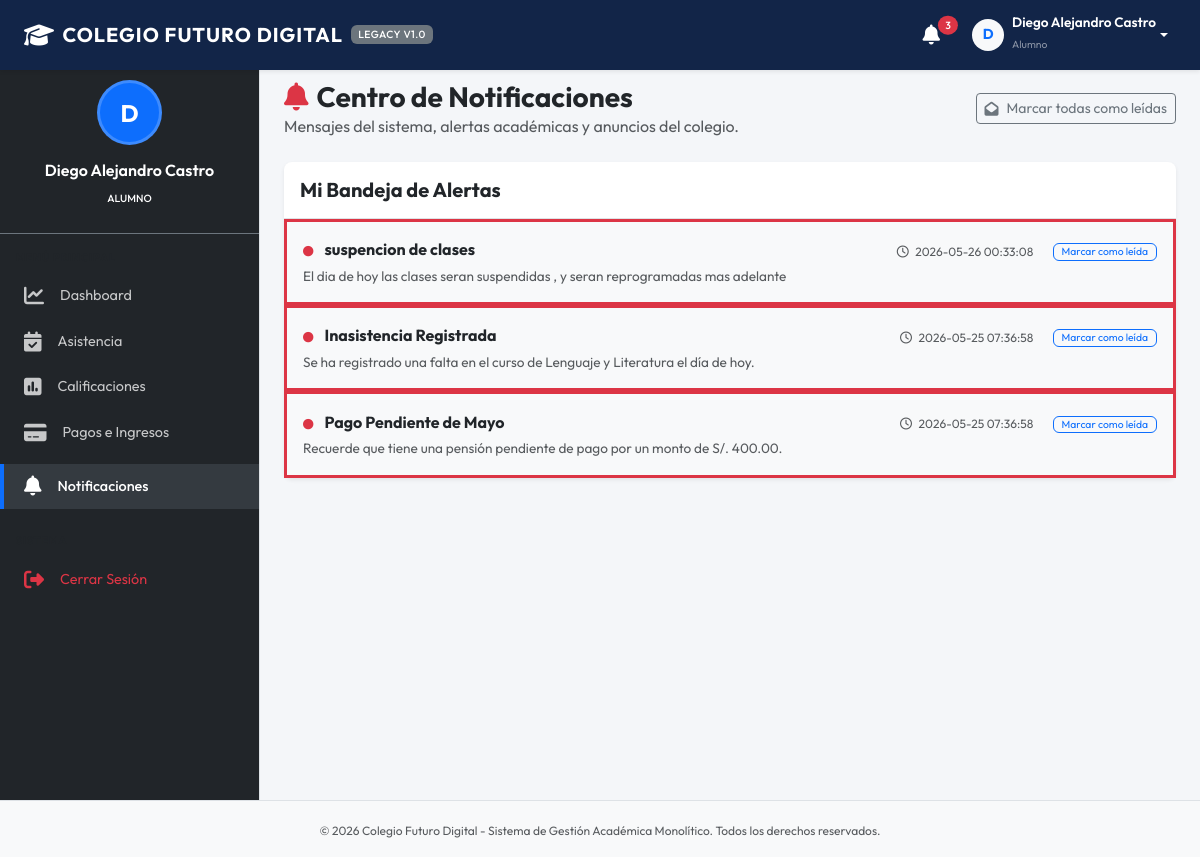
Before: /modules/notificaciones.php (signed in) with the older database file.
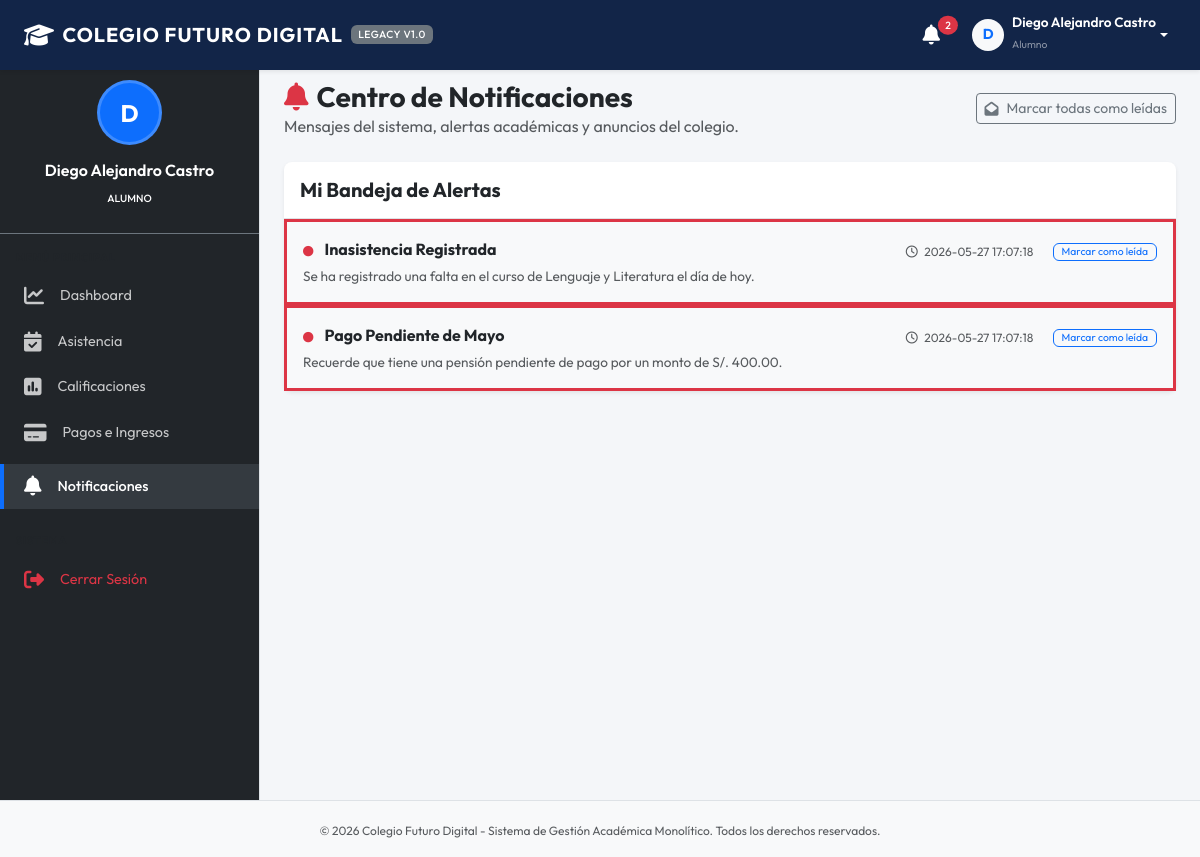
After: the same page with the newer database file.
### tables this page shows
CREATE TABLE notificaciones (
            id INTEGER PRIMARY KEY AUTOINCREMENT,
            usuario_id INTEGER NOT NULL,
            titulo TEXT NOT NULL,
            mensaje TEXT NOT NULL,
            fecha TEXT NOT NULL,
            leido INTEGER DEFAULT 0 CHECK(leido IN (0, 1)),
            FOREIGN KEY (usuario_id) REFERENCES usuarios(id) ON DELETE CASCADE
        );

### modules/notificaciones.php (the view, shortened to what the changed rows need)
<?php
require_once __DIR__ . '/../config/db.php';
$userId = $_SESSION['usuario_id'];
$action = $_GET['action'] ?? 'list';
require_once __DIR__ . '/../includes/header.php';
require_once __DIR__ . '/../includes/sidebar.php';
?>
<div class="d-flex justify-content-between align-items-center mb-4">
    <div>
        <h1 class="h3 mb-0 text-dark fw-bold"><i class="fa-solid fa-bell me-2 text-danger"></i>Centro de Notificaciones</h1>
    </div>
</div>
<?php if ($action === 'list'): ?>
    <?php
    try {
        $stmt = $pdo->prepare("SELECT * FROM notificaciones WHERE usuario_id = ? ORDER BY fecha DESC");
        $stmt->execute([$userId]);
        $notificaciones = $stmt->fetchAll();
    } catch (PDOException $e) {
        echo "<div class='alert alert-danger'>Error al cargar bandeja: " . $e->getMessage() . "</div>";
        $notificaciones = [];
    }
    ?>
    <div class="card bg-white shadow-sm border-0">
        <div class="card-body p-0">
            <?php if (empty($notificaciones)): ?>
                <div class="p-5 text-center text-muted">
                    <i class="fa-regular fa-bell-slash d-block fs-1 mb-3 text-secondary"></i>
                    <p class="mb-0">No se registran notificaciones o alertas en este momento.</p>
                </div>
            <?php else: ?>
                <div class="list-group list-group-flush">
                    <?php foreach ($notificaciones as $n): ?>
                        <div class="list-group-item p-3 <?php echo !$n['leido'] ? 'bg-light border-start border-danger border-3' : ''; ?>">
                            <div class="d-flex w-100 justify-content-between align-items-center mb-1">
                                <h6 class="mb-0 fw-bold text-dark <?php echo !$n['leido'] ? 'text-primary' : ''; ?>">
                                    <?php if (!$n['leido']): ?>
                                        <i class="fa-solid fa-circle text-danger me-2 fs-9"></i>
                                    <?php endif; ?>
                                    <?php echo htmlspecialchars($n['titulo']); ?>
                                </h6>
                                <div class="text-end">
                                    <small class="text-muted fs-8"><i class="fa-regular fa-clock me-1"></i> <?php echo htmlspecialchars($n['fecha']); ?></small>
                                    <?php if (!$n['leido']): ?>
                                        <a href="notificaciones.php?action=mark_read&id=<?php echo $n['id']; ?>" class="btn btn-xs btn-outline-primary ms-3 fs-9 py-0 px-2" title="Marcar como leída">Marcar como leída</a>
                                    <?php endif; ?>
                                </div>
                            </div>
                            <p class="mb-0 text-muted fs-7 mt-1"><?php echo htmlspecialchars($n['mensaje']); ?></p>
                        </div>
                    <?php endforeach; ?>
                </div>
            <?php endif; ?>
        </div>
    </div>
<?php endif; ?>
<?php
require_once __DIR__ . '/../includes/footer.php';
?>

### includes/header.php (shortened to what the changed rows need)
<?php
$is_module = (strpos($_SERVER['SCRIPT_NAME'], '/modules/') !== false);
$base_path = $is_module ? '../' : './';
require_once __DIR__ . '/../config/db.php';
$notif_count = 0;
try {
    $stmtNotif = $pdo->prepare("SELECT COUNT(*) FROM notificaciones WHERE usuario_id = ? AND leido = 0");
    $stmtNotif->execute([$_SESSION['usuario_id']]);
    $notif_count = $stmtNotif->fetchColumn();
} catch (PDOException $e) {
}
?>
<!DOCTYPE html>
<html lang="es">
<head>
    <link href="https://cdn.jsdelivr.net/npm/bootstrap@5.3.0/dist/css/bootstrap.min.css" rel="stylesheet">
    <link href="https://cdnjs.cloudflare.com/ajax/libs/font-awesome/6.4.0/css/all.min.css" rel="stylesheet">
    <link href="<?php echo $base_path; ?>assets/css/style.css" rel="stylesheet">
</head>
<body>
    <nav class="navbar navbar-expand-lg navbar-dark bg-primary-dark fixed-top shadow-sm">
        <div class="container-fluid px-4">
            <div class="collapse navbar-collapse" id="navbarContent">
                <ul class="navbar-nav ms-auto align-items-center">
                    <li class="nav-item me-3 position-relative">
                        <a class="nav-link text-white d-flex align-items-center" href="<?php echo $base_path; ?>modules/notificaciones.php" title="Notificaciones del sistema">
                            <i class="fa-solid fa-bell fs-5"></i>
                            <?php if ($notif_count > 0): ?>
                                <span class="position-absolute top-1 start-100 translate-middle badge rounded-pill bg-danger" style="font-size: 0.65rem;">
                                    <?php echo $notif_count; ?>
                                </span>
                            <?php endif; ?>
                        </a>
                    </li>
                </ul>
            </div>
        </div>
    </nav>
    <div class="wrapper">

Changed rows visible on the page:
removed notificaciones: leido 0 (drawn), titulo "suspencion de clases", fecha "2026-05-26 00:33:08", mensaje "El dia de hoy las clases seran suspendidas , y seran reprogramadas mas adelante"
changed notificaciones "Inasistencia Registrada": fecha "2026-05-25 07:36:58" → "2026-05-27 17:07:18"
changed notificaciones "Pago Pendiente de Mayo": fecha "2026-05-25 07:36:58" → "2026-05-27 17:07:18"
Other visible differences:
$notif_count: "3" → "2"
